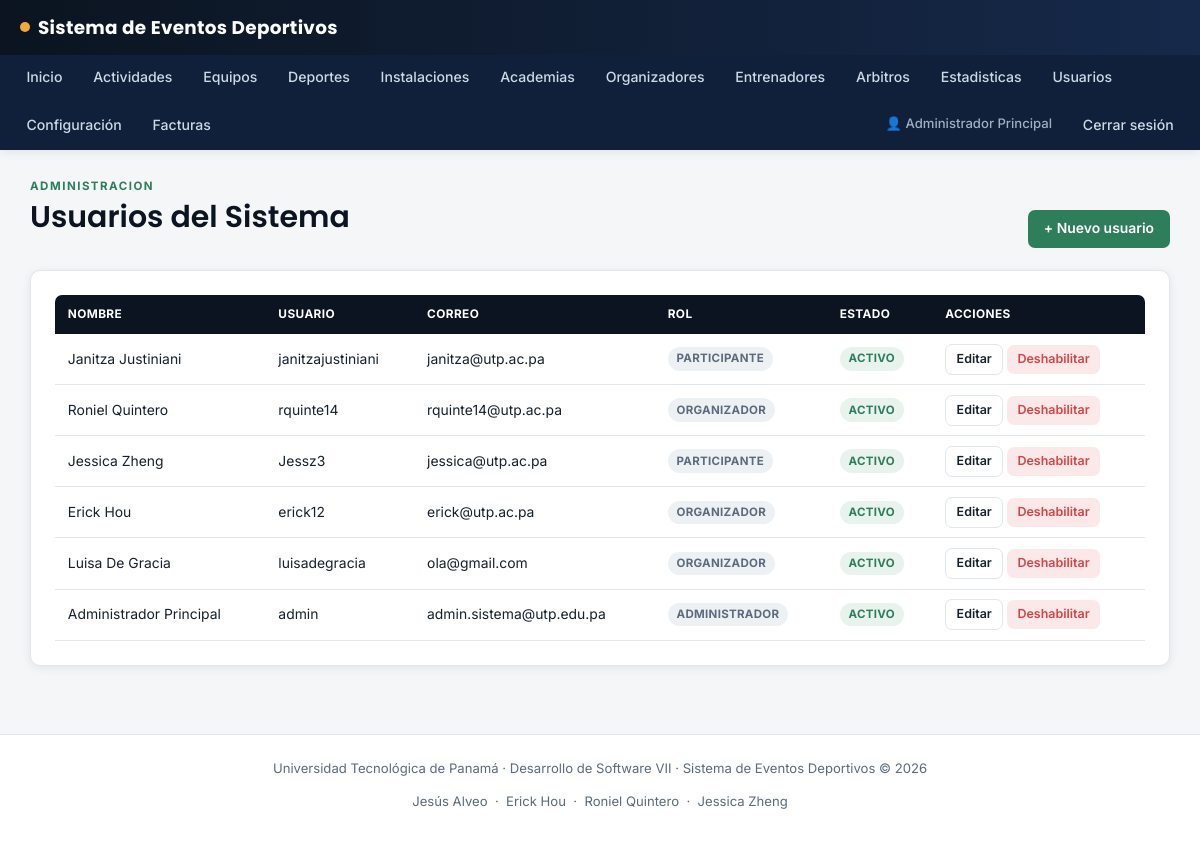
Before: /usuarios (signed in) with the older database file.
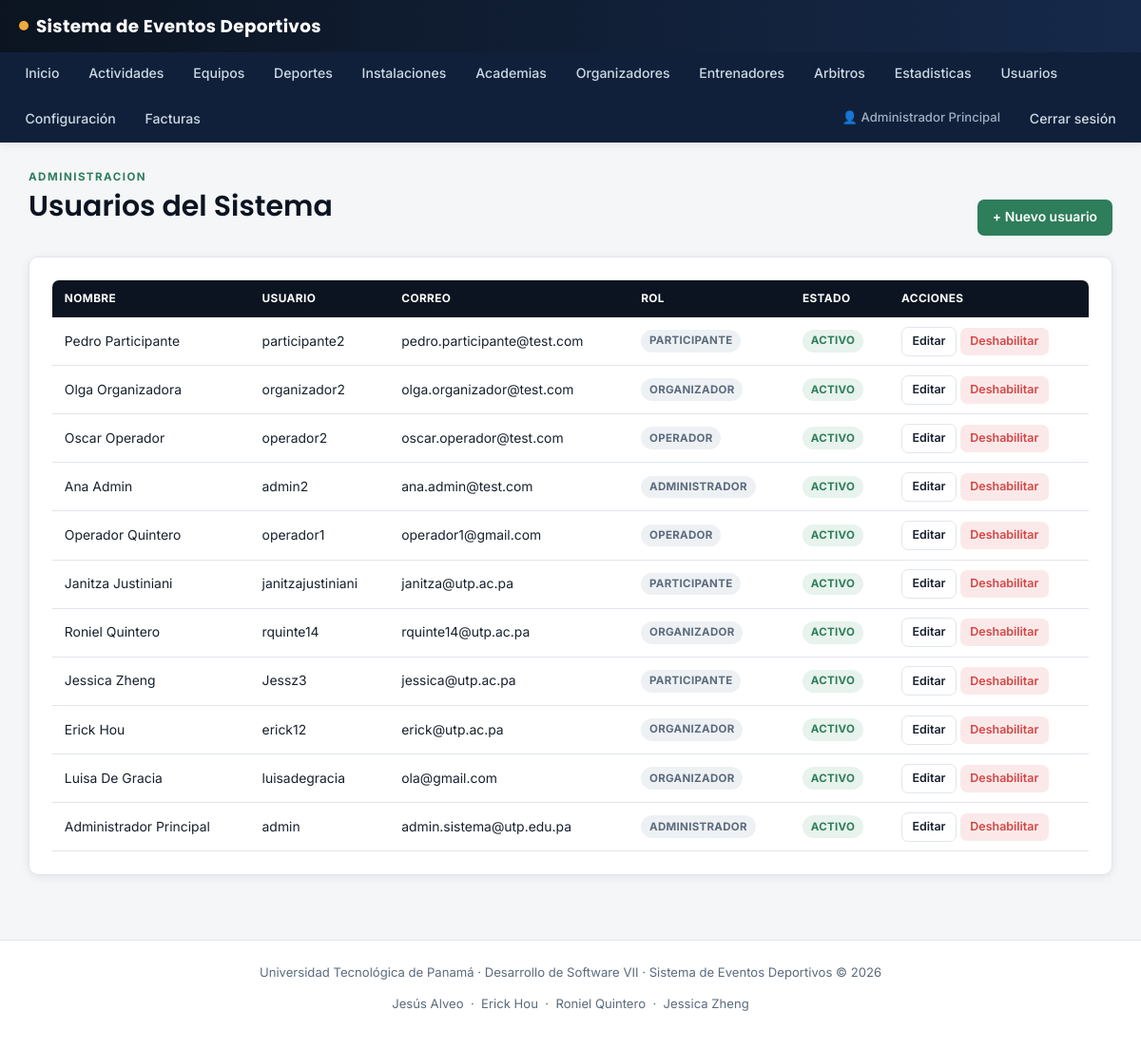
After: the same page with the newer database file.
### tables this page shows
CREATE TABLE IF NOT EXISTS `usuarios` (
  `id` int UNSIGNED NOT NULL AUTO_INCREMENT,
  `nombre` varchar(80) NOT NULL,
  `apellido` varchar(80) NOT NULL,
  `cedula_pasaporte` varchar(30) DEFAULT NULL,
  `correo` varchar(150) NOT NULL,
  `telefono` varchar(30) DEFAULT NULL,
  `fecha_nacimiento` date DEFAULT NULL,
  `sexo` enum('MASCULINO','FEMENINO','OTRO','NO_ESPECIFICA') DEFAULT NULL,
  `usuario` varchar(60) NOT NULL,
  `password_hash` varchar(255) NOT NULL,
  `rol` enum('ADMINISTRADOR','OPERADOR','ORGANIZADOR','PARTICIPANTE') NOT NULL,
  `activo` tinyint(1) NOT NULL DEFAULT '1',
  `requiere_cambio_password` tinyint(1) NOT NULL DEFAULT '0',
  `intentos_fallidos` smallint UNSIGNED NOT NULL DEFAULT '0',
  `bloqueado_hasta` datetime DEFAULT NULL,
  `ultimo_acceso` datetime DEFAULT NULL,
  `creado_por` int UNSIGNED DEFAULT NULL,
  `fecha_creacion` datetime NOT NULL DEFAULT CURRENT_TIMESTAMP,
  `fecha_actualizacion` datetime NOT NULL DEFAULT CURRENT_TIMESTAMP ON UPDATE CURRENT_TIMESTAMP,
  PRIMARY KEY (`id`),
  UNIQUE KEY `uq_usuarios_correo` (`correo`),
  UNIQUE KEY `uq_usuarios_usuario` (`usuario`),
  UNIQUE KEY `uq_usuarios_cedula` (`cedula_pasaporte`),
  KEY `fk_usuarios_creado_por` (`creado_por`),
  KEY `idx_usuarios_rol_activo` (`rol`,`activo`)
);

### src/Controllers/UsuarioController.php (called while the page is built, shortened)
<?php
final class UsuarioController extends Controller
{
    public function index(): void
    {
        $modelo = new Usuario();
        $this->render('usuarios/index', [
            'usuarios' => $modelo->todos(),
            'errores' => $this->getErrors(),
            'exito' => $this->getSuccess(),
        ]);
    }
}

### src/Core/Router.php (called while the page is built, shortened)
<?php
final class Router
{
    private array $routes = [];
    public function get(string $path, string $controller, string $action): void
    {
        $this->routes['GET'][$path] = "{$controller}@{$action}";
    }
    public function post(string $path, string $controller, string $action): void
    {
        $this->routes['POST'][$path] = "{$controller}@{$action}";
    }
    public function dispatch(string $method, string $path): void
    {
        $path = rtrim($path, '/');
        $handler = $this->routes[$method][$path] ?? null;
        [$controllerName, $action] = explode('@', $handler);
        $controller = new $controllerClass();
        $controller->{$action}();
    }
}

### public/index.php (called while the page is built, shortened)
<?php
$router = new Router();
$router->get('/login', 'AuthController', 'mostrarLogin');
$router->post('/login', 'AuthController', 'login');
$router->get('/logout', 'AuthController', 'logout');
$router->get('/registro', 'UsuarioController', 'registroForm');
$router->post('/registro', 'UsuarioController', 'registrar');
$router->get('/dashboard', 'HomeController', 'dashboard');
$router->get('/usuarios', 'UsuarioController', 'index');
$router->get('/usuarios/crear', 'UsuarioController', 'crearForm');
$router->post('/usuarios/crear', 'UsuarioController', 'crear');
$router->get('/usuarios/editar', 'UsuarioController', 'editarForm');
$router->post('/usuarios/editar', 'UsuarioController', 'actualizar');
$router->get('/usuarios/deshabilitar', 'UsuarioController', 'deshabilitar');
$router->get('/usuarios/habilitar', 'UsuarioController', 'habilitar');
$router->get('/mi-cuenta/password', 'UsuarioController', 'cambiarPasswordForm');
$router->post('/mi-cuenta/password', 'UsuarioController', 'cambiarPassword');
$router->get('/deportes', 'DeporteController', 'index');
$router->get('/deportes/crear', 'DeporteController', 'crearForm');
$router->post('/deportes/crear', 'DeporteController', 'crear');
$router->get('/deportes/editar', 'DeporteController', 'editarForm');
$router->post('/deportes/editar', 'DeporteController', 'actualizar');
$router->get('/deportes/deshabilitar', 'DeporteController', 'deshabilitar');
$router->get('/deportes/habilitar', 'DeporteController', 'habilitar');
$router->get('/instalaciones', 'InstalacionController', 'index');
$router->get('/instalaciones/crear', 'InstalacionController', 'crearForm');
$router->post('/instalaciones/crear', 'InstalacionController', 'crear');
$router->get('/instalaciones/editar', 'InstalacionController', 'editarForm');
$router->post('/instalaciones/editar', 'InstalacionController', 'actualizar');
$router->get('/instalaciones/deshabilitar', 'InstalacionController', 'deshabilitar');
$router->get('/instalaciones/habilitar', 'InstalacionController', 'habilitar');
$router->get('/academias', 'AcademiaController', 'index');
$router->get('/academias/crear', 'AcademiaController', 'crearForm');
$router->post('/academias/crear', 'AcademiaController', 'crear');
$router->get('/academias/editar', 'AcademiaController', 'editarForm');
$router->post('/academias/editar', 'AcademiaController', 'actualizar');
$router->get('/academias/deshabilitar', 'AcademiaController', 'deshabilitar');
$router->get('/academias/habilitar', 'AcademiaController', 'habilitar');
$router->get('/organizadores', 'OrganizadorController', 'index');
$router->get('/organizadores/crear', 'OrganizadorController', 'crearForm');
$router->post('/organizadores/crear', 'OrganizadorController', 'crear');
$router->get('/organizadores/editar', 'OrganizadorController', 'editarForm');
$router->post('/organizadores/editar', 'OrganizadorController', 'actualizar');
$router->post('/organizadores/verificar', 'OrganizadorController', 'verificar');
$router->post('/organizadores/deshabilitar', 'OrganizadorController', 'deshabilitar');
$router->post('/organizadores/habilitar', 'OrganizadorController', 'habilitar');
$router->get('/entrenadores', 'EntrenadorController', 'index');
$router->get('/entrenadores/crear', 'EntrenadorController', 'crearForm');
$router->post('/entrenadores/crear', 'EntrenadorController', 'crear');
$router->get('/arbitros', 'ArbitroController', 'index');
$router->get('/arbitros/crear', 'ArbitroController', 'crearForm');
$router->post('/arbitros/crear', 'ArbitroController', 'crear');
$router->get('/arbitros/evaluar', 'ArbitroController', 'evaluarForm');
$router->post('/arbitros/evaluar', 'ArbitroController', 'evaluar');
$router->get('/equipos', 'EquipoController', 'index');
$router->get('/equipos/crear', 'EquipoController', 'crearForm');
$router->post('/equipos/crear', 'EquipoController', 'crear');
$router->get('/equipos/ver', 'EquipoController', 'ver');
$router->post('/equipos/jugadores/agregar', 'EquipoController', 'agregarJugador');
$router->get('/equipos/jugadores/eliminar', 'EquipoController', 'eliminarJugador');
$router->get('/actividades', 'ActividadController', 'index');
$router->get('/actividades/crear', 'ActividadController', 'crearForm');
$router->post('/actividades/crear', 'ActividadController', 'crear');
$router->get('/actividades/editar', 'ActividadController', 'editarForm');
$router->post('/actividades/editar', 'ActividadController', 'actualizar');
$router->get('/actividades/ver', 'ActividadController', 'ver');
$router->get('/actividades/publicar', 'ActividadController', 'publicar');
$router->get('/actividades/cerrar-inscripciones', 'ActividadController', 'cerrarInscripciones');
$router->get('/actividades/finalizar', 'ActividadController', 'finalizar');
$router->get('/actividades/cancelar', 'ActividadController', 'cancelarForm');
$router->post('/actividades/cancelar', 'ActividadController', 'cancelar');
$router->get('/actividades/incidente/crear', 'ActividadController', 'reportarIncidenteForm');
$router->post('/actividades/incidente/crear', 'ActividadController', 'reportarIncidente');
$router->get('/inscripciones/equipo/crear', 'InscripcionController', 'inscribirEquipoForm');
$router->post('/inscripciones/equipo/crear', 'InscripcionController', 'inscribirEquipo');
$router->get('/inscripciones/equipo/aprobar', 'InscripcionController', 'aprobarEquipo');
$router->get('/inscripciones/equipo/rechazar', 'InscripcionController', 'rechazarEquipo');
$router->get('/inscripciones/individual/crear', 'InscripcionController', 'inscribirIndividualForm');
$router->post('/inscripciones/individual/crear', 'InscripcionController', 'inscribirIndividual');
$router->get('/facturas', 'FacturaController', 'index');
$router->get('/facturas/ver', 'FacturaController', 'ver');
$router->get('/facturas/descargar', 'FacturaController', 'descargarPdf');
$router->get('/factura-publica', 'FacturaController', 'verPublica');
$router->get('/estadisticas', 'EstadisticaController', 'index');
$router->get('/configuracion', 'ConfiguracionController', 'index');
$router->post('/configuracion/actualizar', 'ConfiguracionController', 'actualizar');
$router->get('/configuracion/mensajes', 'ConfiguracionController', 'mensajes');
$router->get('/configuracion/mensajes/leido', 'ConfiguracionController', 'marcarLeido');
$router->get('/', 'PublicController', 'inicio');
$router->post('/contacto', 'PublicController', 'contacto');
$requestUri = parse_url($_SERVER['REQUEST_URI'] ?? '/', PHP_URL_PATH) ?? '/';
$router->dispatch($_SERVER['REQUEST_METHOD'], $requestUri);

### src/Core/Model.php (called while the page is built, shortened)
<?php
abstract class Model
{
    public function __construct()
    {
        $this->db = Database::getInstance()->getConnection();
    }
}

### src/Config/Env.php (called while the page is built, shortened)
<?php
final class Env
{
    public static function get(string $clave, ?string $porDefecto = null): ?string
    {
        $valor = getenv($clave);
        return $valor !== false ? $valor : $porDefecto;
    }
}

### src/Config/Database.php (called while the page is built, shortened)
<?php
final class Database
{
    private static ?Database $instance = null;
    private PDO $connection;
    private function __construct()
    {
        $host = Env::get('DB_HOST', 'localhost');
        $dbName = Env::get('DB_NAME', 'eventos_deportivos');
        $user = Env::get('DB_USER', 'root');
        $password = Env::get('DB_PASSWORD', '');
        $charset = Env::get('DB_CHARSET', 'utf8mb4');
        $dsn = sprintf('mysql:host=%s;dbname=%s;charset=%s', $host, $dbName, $charset);
        try {
            $this->connection = new PDO($dsn, $user, $password, [
                PDO::ATTR_ERRMODE => PDO::ERRMODE_EXCEPTION,
                PDO::ATTR_DEFAULT_FETCH_MODE => PDO::FETCH_ASSOC,
                PDO::ATTR_EMULATE_PREPARES => false,
            ]);
        } catch (PDOException $e) {
            error_log('[DB ERROR] ' . $e->getMessage());
            throw new PDOException('No se pudo establecer conexion con la base de datos.');
        }
    }
    public static function getInstance(): Database
    {
        if (self::$instance === null) {
            self::$instance = new self();
        }
        return self::$instance;
    }
    public function getConnection(): PDO
    {
        return $this->connection;
    }
}

### src/Models/Usuario.php (called while the page is built, shortened)
<?php
final class Usuario extends Model
{
    public function todos(): array
    {
        $stmt = $this->db->prepare('SELECT * FROM usuarios ORDER BY id DESC');
        $stmt->execute();
        return $stmt->fetchAll();
    }
}

### views/usuarios/index.php (the view, shortened to what the rows shown need)
<div class="container">
    <div class="page-head">
        <div>
            <h1>Usuarios del Sistema</h1>
        </div>
    </div>
    <div class="card">
        <table class="data-table">
            <thead>
                <tr><th>Nombre</th><th>Usuario</th><th>Correo</th><th>Rol</th><th>Estado</th><th>Acciones</th></tr>
            </thead>
            <tbody>
                <?php foreach ($usuarios as $u): ?>
                    <tr>
                        <td><?= htmlspecialchars($u['nombre'] . ' ' . $u['apellido']) ?></td>
                        <td><?= htmlspecialchars($u['usuario']) ?></td>
                        <td><?= htmlspecialchars($u['correo']) ?></td>
                        <td><span class="badge badge-neutral"><?= htmlspecialchars($u['rol']) ?></span></td>
                        <td>
                            <?php if ((int) $u['activo'] === 1): ?>
                                <span class="badge badge-success">Activo</span>
                            <?php else: ?>
                                <span class="badge badge-danger">Deshabilitado</span>
                            <?php endif; ?>
                        </td>
                        <td>
                            <a class="btn btn-outline btn-sm" href="/usuarios/editar?id=<?= (int) $u['id'] ?>">Editar</a>
                            <?php if ((int) $u['activo'] === 1): ?>
                                <a class="btn btn-danger btn-sm" href="/usuarios/deshabilitar?id=<?= (int) $u['id'] ?>&csrf_token=<?= urlencode($csrf) ?>" onclick="return confirm('¿Deshabilitar este usuario?')">Deshabilitar</a>
                            <?php else: ?>
                                <a class="btn btn-primary btn-sm" href="/usuarios/habilitar?id=<?= (int) $u['id'] ?>&csrf_token=<?= urlencode($csrf) ?>">Habilitar</a>
                            <?php endif; ?>
                        </td>
                    </tr>
                <?php endforeach; ?>
            </tbody>
        </table>
    </div>
</div>

Changed rows visible on the page:
added usuarios: nombre+apellido "Pedro Participante", usuario "participante2", correo "pedro.participante@test.com", rol "PARTICIPANTE", activo "ACTIVO"
added usuarios: nombre+apellido "Olga Organizadora", usuario "organizador2", correo "olga.organizador@test.com", rol "ORGANIZADOR", activo "ACTIVO"
added usuarios: nombre+apellido "Oscar Operador", usuario "operador2", correo "oscar.operador@test.com", rol "OPERADOR", activo "ACTIVO"
added usuarios: nombre+apellido "Ana Admin", usuario "admin2", correo "ana.admin@test.com", rol "ADMINISTRADOR", activo "ACTIVO"
added usuarios: nombre+apellido "Operador Quintero", usuario "operador1", correo "operador1@gmail.com", rol "OPERADOR", activo "ACTIVO"
